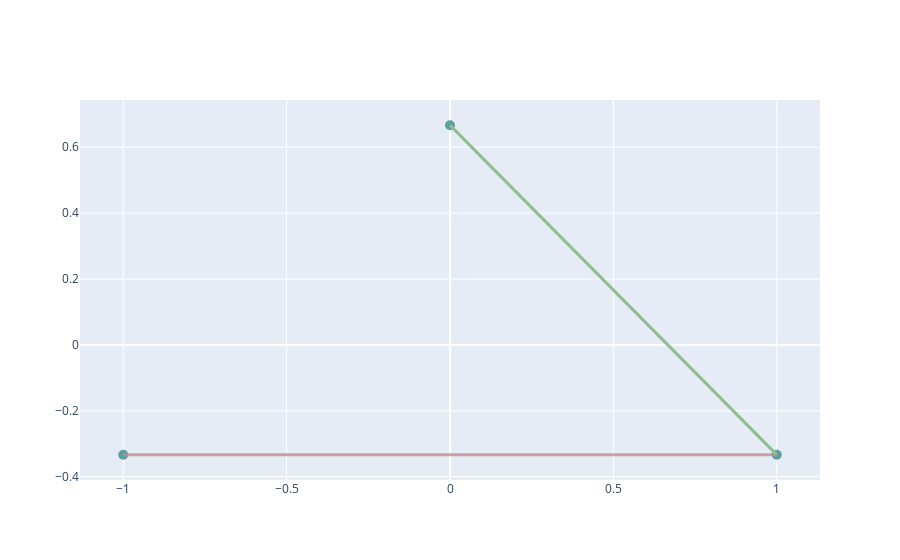

The notebook cell this image was saved under:
### Code cell
network.iplot()

### Figure 1 — Plotly figure (JSON) as saved in the notebook; plotly's stock layout.template omitted (floating-point values rounded to 4 significant figures)
{"data": [{"hoverinfo": "text", "marker": {"color": "cadetblue", "size": 10}, "mode": "markers", "opacity": 1, "text": ["Bus Coal", "Bus Solar", "Bus Hydrogen"], "type": "scatter", "x": [-1, 1, 0], "y": [-0.3333, -0.3333, 0.6667]}, {"hoverinfo": "text", "marker": {"opacity": 0}, "mode": "markers", "text": ["Line Line"], "type": "scatter", "x": [0], "y": [-0.3333]}, {"hoverinfo": "text", "marker": {"opacity": 0}, "mode": "markers", "text": ["Link Electrolysis", "Link Fuel Cell"], "type": "scatter", "x": [0.5, 0.5], "y": [0.1667, 0.1667]}], "layout": {"hovermode": "closest", "shapes": [{"line": {"color": "rosybrown", "width": 3}, "opacity": 0.8, "type": "line", "x0": -1, "x1": 1, "y0": -0.3333, "y1": -0.3333}, {"line": {"color": "darkseagreen", "width": 3}, "opacity": 0.8, "type": "line", "x0": 1, "x1": 0, "y0": -0.3333, "y1": 0.6667}, {"line": {"color": "darkseagreen", "width": 3}, "opacity": 0.8, "type": "line", "x0": 0, "x1": 1, "y0": 0.6667, "y1": -0.3333}], "showlegend": false, "title": {"text": ""}}}
